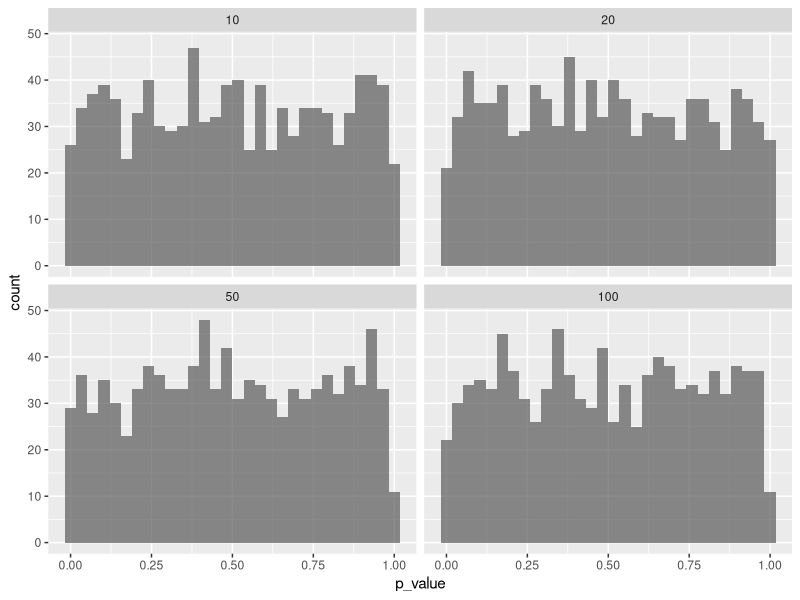
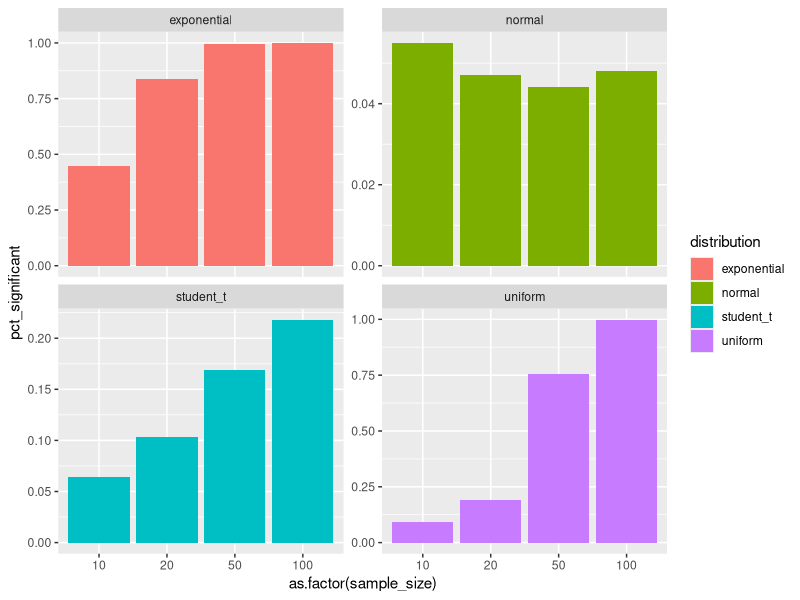
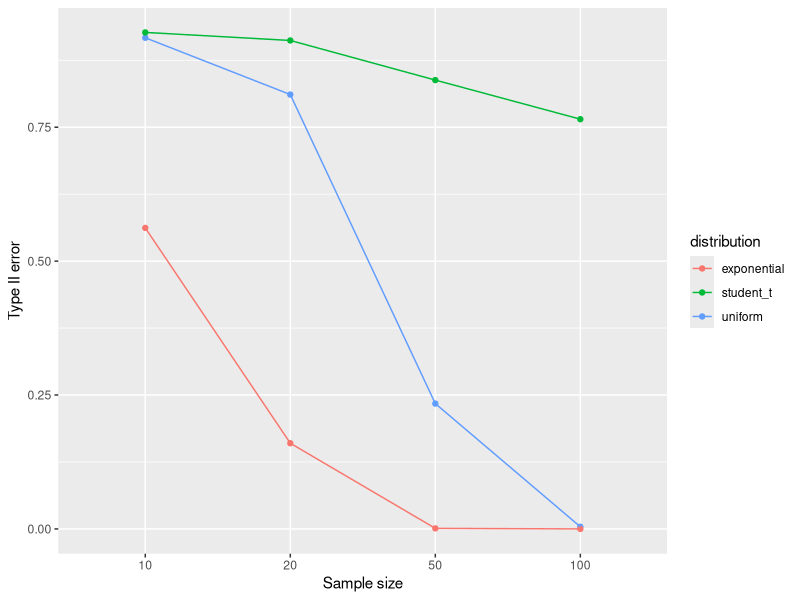

The R script that drew these images, in order:
## ---- chunk 1
library(tidyverse)
## ---- chunk 2
sw_p_values <- function(size, rdist, n_reps = 1000)
    replicate(
        n_reps, 
        shapiro.test(rdist(size))$p
    )

create_data <- function(sample_sizes, rdist)
    tibble(
        sample_size = sample_sizes,
        p_value = map(
            sample_sizes,
            sw_p_values,
            rdist = rdist)
    ) |>
        unnest_longer(p_value)

sample_sizes <- c(10, 20, 50, 100)
create_data(sample_sizes, rnorm) |>
    ggplot(aes(x = p_value, group = sample_size)) +
    geom_histogram(alpha = 0.7) +
    facet_wrap(~sample_size, ncol = 2)
## ---- chunk 3
alpha <- 0.05

summarize_p_values <- function(data) {
    data |>
        mutate(significant = p_value < alpha) |>
        group_by(sample_size) |>
        summarize(pct_significant = mean(significant))
}

norm_data <- create_data(sample_sizes, rnorm) |> 
    summarize_p_values()
unif_data <- create_data(sample_sizes, runif) |> 
    summarize_p_values()
exp_data <- create_data(sample_sizes, rexp) |> 
    summarize_p_values()

rt_no_df <- \(n) rt(n, df = 10)
t_data <- create_data(sample_sizes, rt_no_df) |> 
    summarize_p_values()

bind_rows(
    normal = norm_data,
    uniform = unif_data,
    exponential = exp_data,
    student_t = t_data,
    .id = "distribution"
) |> ggplot(aes(x = as.factor(sample_size), y = pct_significant, fill = distribution)) + 
    geom_bar(stat = "identity") +
    facet_wrap(~distribution, ncol = 2, scales = "free_y")

## ---- chunk 4
summarize_p_values <- function(data) {
    data |>
        mutate(insignificant = p_value > alpha) |>
        group_by(sample_size) |>
        summarize(type_2_error = mean(insignificant))
}

exp_data <- create_data(sample_sizes, rexp) |> 
    summarize_p_values()
unif_data <- create_data(sample_sizes, runif) |> 
    summarize_p_values()
t_data <- create_data(sample_sizes, rt_no_df) |> 
    summarize_p_values()

bind_rows(
    uniform = unif_data,
    exponential = exp_data,
    student_t = t_data,
    .id = "distribution"
) |>
    ggplot(aes(x = as.factor(sample_size), y  = type_2_error, group = distribution, color = distribution)) +
    geom_point() + 
    geom_line() +
    xlab("Sample size") +
    ylab("Type II error")

## ---- chunk 5
strategy1 <- function(rfun, n, alpha_pre) {
    # generate data
    s1 <- rfun(n)
    s2 <- rfun(n)

    # normality
    p1 <- shapiro.test(s1)$p
    p2 <- shapiro.test(s2)$p

    # t-test if both normal, mann-whitney U otherwise
    is_normal <- (p1 > alpha_pre) && (p2 > alpha_pre)
    if (is_normal) {
        res <- t.test(s1, s2)
    } else {
        res <- wilcox.test(s1, s2, exact = FALSE)
    }

    data.frame(
        p_pre1 = p1,
        p_pre2 = p2,
        is_normal = is_normal,
        p = res$p.value
    )
}
## ---- chunk 6
1:1000 |>
    map(\(n) strategy1(rnorm, 20, 0.10)) |>
    list_rbind() |>
    mutate(significant = p < 0.05) |>
    summarize(fpr = sum(significant) / 1000)
